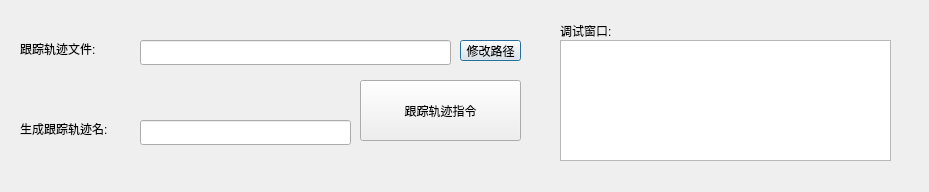
<?xml version="1.0" encoding="UTF-8"?>
<ui version="4.0">
 <class>keycreatfDlg</class>
 <widget class="QDialog" name="keycreatfDlg">
  <property name="geometry">
   <rect>
    <x>0</x>
    <y>0</y>
    <width>929</width>
    <height>192</height>
   </rect>
  </property>
  <property name="windowTitle">
   <string>Dialog</string>
  </property>
  <widget class="QTextBrowser" name="record">
   <property name="geometry">
    <rect>
     <x>560</x>
     <y>40</y>
     <width>331</width>
     <height>121</height>
    </rect>
   </property>
  </widget>
  <widget class="QLineEdit" name="creatfname">
   <property name="geometry">
    <rect>
     <x>140</x>
     <y>120</y>
     <width>211</width>
     <height>25</height>
    </rect>
   </property>
  </widget>
  <widget class="QPushButton" name="creatfilepathBtn">
   <property name="geometry">
    <rect>
     <x>460</x>
     <y>40</y>
     <width>61</width>
     <height>21</height>
    </rect>
   </property>
   <property name="text">
    <string>修改路径</string>
   </property>
  </widget>
  <widget class="QPushButton" name="creatfBtn">
   <property name="geometry">
    <rect>
     <x>360</x>
     <y>80</y>
     <width>161</width>
     <height>61</height>
    </rect>
   </property>
   <property name="text">
    <string>跟踪轨迹指令</string>
   </property>
  </widget>
  <widget class="QLabel" name="label_18">
   <property name="geometry">
    <rect>
     <x>20</x>
     <y>40</y>
     <width>101</width>
     <height>17</height>
    </rect>
   </property>
   <property name="text">
    <string>跟踪轨迹文件:</string>
   </property>
  </widget>
  <widget class="QLabel" name="label">
   <property name="geometry">
    <rect>
     <x>560</x>
     <y>22</y>
     <width>67</width>
     <height>17</height>
    </rect>
   </property>
   <property name="text">
    <string>调试窗口:</string>
   </property>
  </widget>
  <widget class="QLineEdit" name="creatffilename">
   <property name="geometry">
    <rect>
     <x>140</x>
     <y>40</y>
     <width>311</width>
     <height>25</height>
    </rect>
   </property>
  </widget>
  <widget class="QLabel" name="label_31">
   <property name="geometry">
    <rect>
     <x>20</x>
     <y>120</y>
     <width>111</width>
     <height>17</height>
    </rect>
   </property>
   <property name="text">
    <string>生成跟踪轨迹名:</string>
   </property>
  </widget>
 </widget>
 <resources/>
 <connections/>
</ui>
